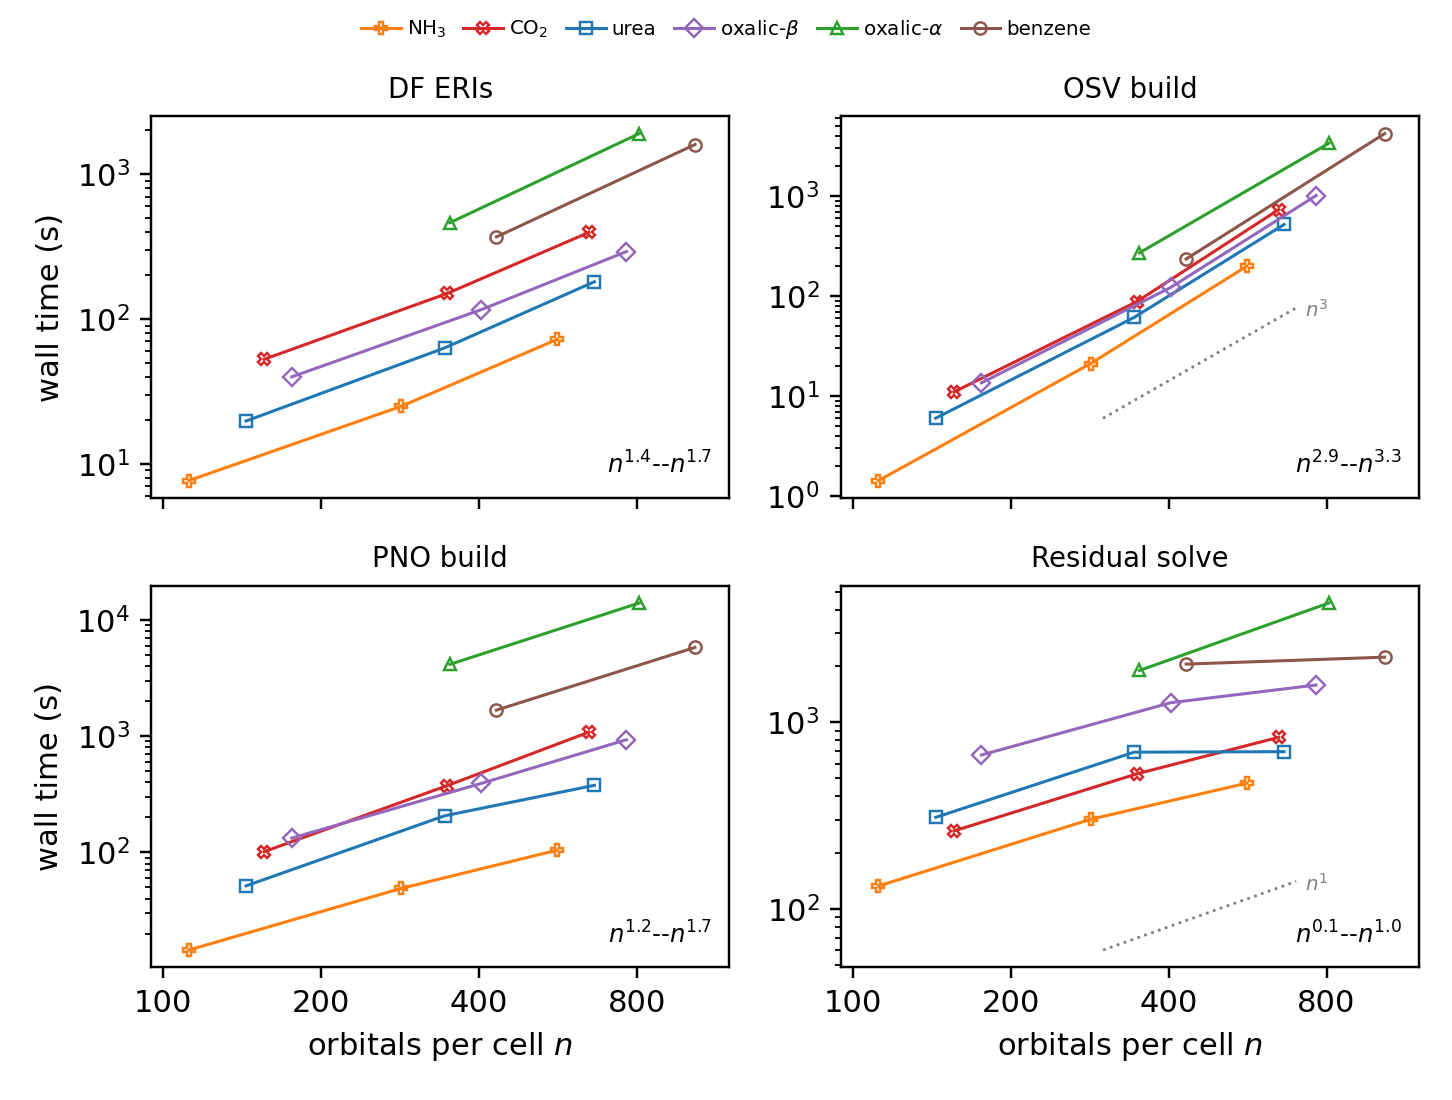

Write Python code to recreate this figure.
#!/usr/bin/env python3
"""Per-stage wall time vs orbitals per cell at a fixed 2x2x2 k-mesh.

Each system ran cc-pVDZ -> TZ -> QZ sequentially on one node, so the
section ratios carry no cross-node scatter (benzene and oxalic-alpha
are DZ/TZ 2-point series). T_PNO = 1e-8. Data: orbital_scaling_data.csv.
Panels: 'DF ERIs' (3-center DF transform), 'OSV build' (the basis-cubic
step), 'PNO build', 'Residual solve' (amplitude iterations).
"""
import csv
from pathlib import Path

import numpy as np
import matplotlib.pyplot as plt

HERE = Path(__file__).resolve().parent

SYSTEMS = [
    ('NH3', 'C1', 'P', r'NH$_3$'),
    ('CO2', 'C3', 'X', r'CO$_2$'),
    ('urea', 'C0', 's', 'urea'),
    ('oxalic-beta', 'C4', 'D', r'oxalic-$\beta$'),
    ('oxalic-alpha', 'C2', '^', r'oxalic-$\alpha$'),
    ('benzene', 'C5', 'o', 'benzene'),
]
SECTIONS = [
    ('wall_df', 'DF ERIs'),
    ('wall_osv', 'OSV build'),
    ('wall_pairdom', 'PNO build'),
    ('wall_resid', 'Residual solve'),
]


def main():
    data = {}
    with open(HERE / 'orbital_scaling_data.csv') as f:
        for row in csv.DictReader(f):
            data.setdefault(row['system'], []).append(row)

    fig, axes = plt.subplots(2, 2, figsize=(6.6, 5.0), sharex=True)
    for ax, (col, title) in zip(axes.flat, SECTIONS):
        slopes = []
        for system, color, marker, label in SYSTEMS:
            recs = data.get(system, [])
            x = np.array([float(r['n']) for r in recs])
            y = np.array([float(r[col]) for r in recs])
            slope = np.polyfit(np.log(x), np.log(y), 1)[0]
            slopes.append(slope)
            ax.loglog(x, y, marker=marker, ms=4, color=color, lw=1.0,
                      markerfacecolor='none', markeredgewidth=0.8,
                      label=label)
        ax.set_title(title, fontsize=9)
        ax.text(0.97, 0.05, rf'$n^{{{min(slopes):.1f}}}$--$n^{{{max(slopes):.1f}}}$',
                transform=ax.transAxes, ha='right', va='bottom', fontsize=8)
    xg = np.array([300.0, 700.0])
    axes.flat[1].loglog(xg, 6e0 * (xg / xg[0]) ** 3, ls=':', color='gray', lw=0.9)
    axes.flat[1].annotate(r'$n^3$', (xg[-1], 6e0 * (xg[-1] / xg[0]) ** 3),
                          textcoords='offset points', xytext=(3, -3),
                          fontsize=6.5, color='gray')
    axes.flat[3].loglog(xg, 6e1 * (xg / xg[0]) ** 1, ls=':', color='gray', lw=0.9)
    axes.flat[3].annotate(r'$n^1$', (xg[-1], 6e1 * (xg[-1] / xg[0]) ** 1),
                          textcoords='offset points', xytext=(3, -3),
                          fontsize=6.5, color='gray')
    for ax in axes.flat:
        ax.set_xticks([100, 200, 400, 800])
        ax.set_xticklabels(['100', '200', '400', '800'])
        ax.set_xticks([], minor=True)
        ax.set_xlim(95, 1200)
    for ax in axes[1]:
        ax.set_xlabel(r'orbitals per cell $n$')
    for ax in axes[:, 0]:
        ax.set_ylabel('wall time (s)')
    handles, labels = axes.flat[0].get_legend_handles_labels()
    fig.legend(handles, labels, ncol=6, fontsize=6.5, loc='upper center',
               bbox_to_anchor=(0.5, 1.0), frameon=False,
               handletextpad=0.3, columnspacing=0.9)
    fig.tight_layout(rect=(0, 0, 1, 0.96), w_pad=1.2, h_pad=1.0)
    fig.savefig(HERE / 'orbital_scaling.png', dpi=220)
    print('Wrote orbital_scaling.png')


if __name__ == '__main__':
    main()
